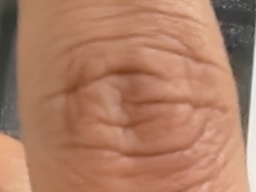
#> input picture backend/storage/registrations/291152917147/raw/capture_01.jpg, 256 x 192 px
$ python -i showcase_preprocessing.py   (imports and definitions only)
#> lines starting #> are read from the running program, lines starting #| are printed output that depends on the picture
"""Generate showcase-only preprocessing artifacts for live registrations."""

from __future__ import annotations

import csv
import json
import shutil
from dataclasses import dataclass
from datetime import datetime, timezone
from pathlib import Path
from typing import Any

import cv2
import numpy as np


@dataclass
class ProcessedArtifacts:
    enhanced: np.ndarray
    pattern: np.ndarray
    blackhat: np.ndarray
    background_mask: np.ndarray


@dataclass
class RegistrationShowcaseArtifacts:
    uid: str
    subject: str
    capture_count: int
    output_root: Path
    summary_path: Path
    preview_original_vs_enhanced: Path
    preview_original_vs_pattern: Path
    average_black_pixel_ratio: float
    min_black_pixel_ratio: float
    max_black_pixel_ratio: float
    created_at: str

    # [34 lines left out: functions to_payload, _slugify, rotate_image, not called in this run]


def square_crop(gray: np.ndarray) -> np.ndarray:
    height, width = gray.shape
    size = min(height, width)
    top = (height - size) // 2
    left = (width - size) // 2
    return gray[top : top + size, left : left + size]


# [21 lines left out: function top_bottom_bright_mask, not called in this run]


def extract_pattern(gray: np.ndarray, output_size: int) -> ProcessedArtifacts:
    crop = square_crop(gray)
    resized = cv2.resize(crop, (output_size, output_size), interpolation=cv2.INTER_AREA)

    clahe = cv2.createCLAHE(clipLimit=3.0, tileGridSize=(8, 8))
    enhanced = clahe.apply(resized)
    smooth = cv2.bilateralFilter(enhanced, 7, 30, 30)

    blackhat = cv2.morphologyEx(
        smooth,
        cv2.MORPH_BLACKHAT,
        cv2.getStructuringElement(cv2.MORPH_ELLIPSE, (19, 19)),
    )
    blackhat = cv2.normalize(blackhat, None, 0, 255, cv2.NORM_MINMAX)
    blackhat = cv2.GaussianBlur(blackhat, (3, 3), 0)

    thresholded = cv2.adaptiveThreshold(
        blackhat,
        255,
        cv2.ADAPTIVE_THRESH_GAUSSIAN_C,
        cv2.THRESH_BINARY,
        31,
        -2,
    )
    thresholded = cv2.morphologyEx(
        thresholded,
        cv2.MORPH_OPEN,
        np.ones((2, 2), dtype=np.uint8),
        iterations=1,
    )

    component_count, labels, stats, _ = cv2.connectedComponentsWithStats(thresholded, connectivity=8)
    cleaned = np.zeros_like(thresholded)
    for label in range(1, component_count):
        area = int(stats[label, cv2.CC_STAT_AREA])
        if area >= 12:
            cleaned[labels == label] = 255

    background_mask = top_bottom_bright_mask(resized)
    cleaned[background_mask > 0] = 0

    pattern = np.full_like(resized, 255)
    pattern[cleaned > 0] = 0
    return ProcessedArtifacts(
        enhanced=enhanced,
        pattern=pattern,
        blackhat=blackhat,
        background_mask=background_mask,
    )


# [242 lines left out: functions build_point_cloud, save_contact_sheet, _decode_grayscale, _coerce_gray_image, generate_registration_showcase, not called in this run]

>>> import cv2
>>> picture = cv2.imread('storage/registrations/291152917147/raw/capture_01.jpg', cv2.IMREAD_GRAYSCALE)
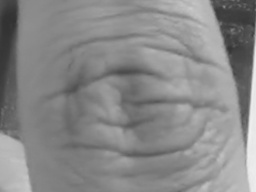
#> picture: shape (192, 256); min 49, max 240, mean 136.4
>>> result = extract_pattern(picture, 'out.png')
#> in square_crop, `return gray[top : top + size, left : left + size]`:
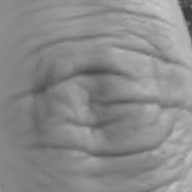
#> returned value: shape (192, 192); min 59, max 203, mean 138.3
#> (the run stopped early here; a loop or call above may not have finished)
